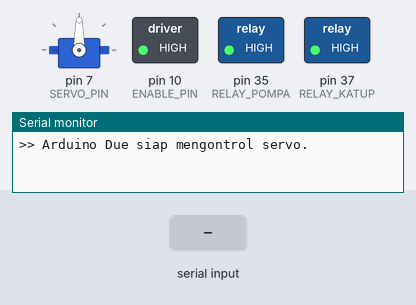
This sketch was run on a simulated Arduino Mega 2560, built with avr-gcc and run on an emulated ATmega2560. On the bench: servo, switched loads named in the sketch (green lamp = pin HIGH), the last lines printed to the serial monitor. The inputs (shaded band) are chosen by the test bench.

Above: at 1.2 s.
1.3 s: "r1\n" received over Serial
At 2.6 s:
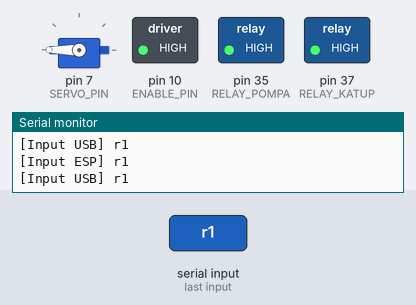
3.7 s: "l1\n" received over the second serial link
At 6.1 s:
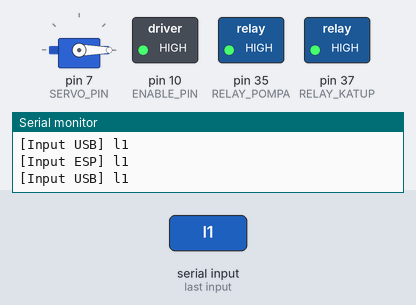
6.7 s: "r1\n" received over the second serial link
At 7.2 s:
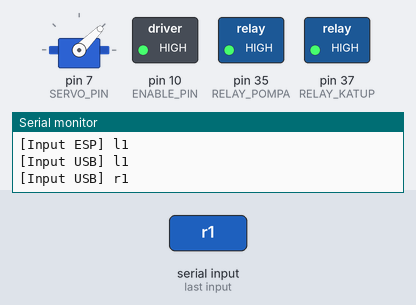
11.3 s: "l1\n" received over Serial
At 11.46 s:
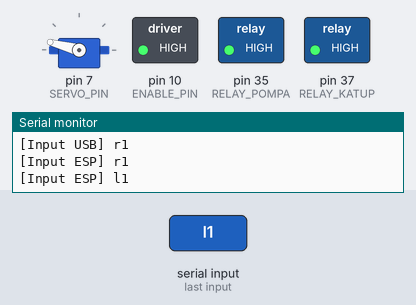
Timing chart, 0 to 14.6 s (numbered marks = the images above; inputs shaded):
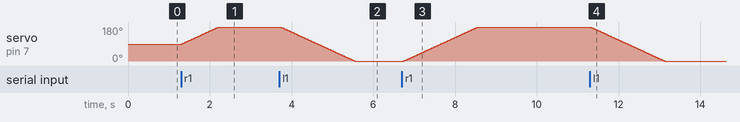

The sketch:

Rangka_Atas.ino
```cpp
#include <AccelStepper.h>

#define DIR_PIN 8
#define STEP_PIN 9
#define ENABLE_PIN 10

#define STEPS_PER_REV 200
#define MICROSTEPPING 16
#define PITCH (47.14 * 2)  // mm per putaran ulir
#define STEPS_PER_MM (STEPS_PER_REV * MICROSTEPPING / PITCH)
#define JARAK 100

AccelStepper stepper(AccelStepper::DRIVER, STEP_PIN, DIR_PIN);

#include <Servo.h>

// === Pin Configuration ===
#define SERVO_PIN 7     // Pin PWM untuk servo
#define TX2_PIN 18       // TX2 (output ke ESP, optional if ESP needs feedback)
#define RX2_PIN 19       // RX2 (input dari ESP)

#define RELAY_POMPA 35
#define RELAY_KATUP 37

Servo myservo;
String input = "";
int pos = 90; // posisi awal (tengah)

void setup() {
  myservo.attach(SERVO_PIN);  // Sambungkan servo
  myservo.write(pos);         // Set posisi awal

  Serial.begin(9600);         // Debugging via USB
  Serial2.begin(9600);        // Komunikasi dengan ESP

  Serial.println(">> Arduino Due siap mengontrol servo.");
  Serial2.println(">> Koneksi berhasil ke Arduino Due.");

  pinMode(RELAY_POMPA, OUTPUT);
  pinMode(RELAY_KATUP, OUTPUT);

  digitalWrite(RELAY_POMPA, 1); // 1 = matikan pompa
  digitalWrite(RELAY_KATUP, 1); // 0 = nyalakan

  pinMode(ENABLE_PIN, OUTPUT);
  digitalWrite(ENABLE_PIN, HIGH);  // Matikan motor saat idle

  stepper.setMaxSpeed(500);
  stepper.setAcceleration(3000);
}

void gerakServo(String perintah) {
  if (perintah == "r1" && pos < 180) {
    for (int i = pos; i <= 180; i++) {
      myservo.write(i);
      delay(10);
    }
    pos = 180;
    Serial2.println("-> Servo ke kanan (180)");
  } else if (perintah == "l1" && pos > 0) {
    for (int i = pos; i >= 0; i--) {
      myservo.write(i);
      delay(10);
    }
    pos = 0;
    Serial2.println("-> Servo ke kiri (0)");
  } else {
    Serial2.println("! Posisi servo sudah di tempat.");
  }
}

void move_distance(float distance) {
    int steps = distance * STEPS_PER_MM;

    digitalWrite(ENABLE_PIN, HIGH);  // Aktifkan motor
    stepper.moveTo(steps);  //

    while (stepper.distanceToGo() != 0) {
        stepper.run();
    }

    digitalWrite(ENABLE_PIN, LOW);  // Matikan motor setelah selesai
}

void lengan(String perintah) {
  if (perintah == "r1" && "circle") {
    move_distance(JARAK);

    Serial2.println("-> Lengan maju");
  }
  else if (perintah == "l1" && "circle") {
    move_distance(-JARAK);

    Serial2.println("-> Lengan mundur");
  }
}

void vakumPompa(String perintah) {
  if (perintah == "r2") {
    digitalWrite(RELAY_POMPA, HIGH);
    delay(5000); // 5 detik
    digitalWrite(RELAY_POMPA, LOW);
    delay(2000); // jeda 2 detik

    Serial2.println("-> Vakum nyala");
  }
  else if (perintah == "l2") {
    digitalWrite(RELAY_KATUP, HIGH);
    delay(5000); // 5 detik
    digitalWrite(RELAY_KATUP, LOW);
    delay(2000); // jeda 2 detik

    Serial2.println("-> Vakum mati");
    }
}

void bacaSerial(HardwareSerial& port) {
  if (port.available()) {
    input = port.readStringUntil('\n');
    input.trim();  // Buang \r atau spasi
  }
    else if (input.length() > 0) {
      Serial.print("[Input ");
      Serial.print(&port == &Serial ? "USB" : "ESP");
      Serial.print("] ");
      Serial.println(input);
      gerakServo(input);
    }
  }

void loop() {
  bacaSerial(Serial);   // dari USB
  bacaSerial(Serial2);  // dari ESP
}
```

Measured:
- after the input at 1.3 s, servo on pin 7 (SERVO_PIN): moves from 90° to 180° over 0.91 s, starting at once
- after the input at 3.7 s, servo on pin 7 (SERVO_PIN): moves from 180° to 0° over 1.8 s, starting at once
- after the input at 6.7 s, servo on pin 7 (SERVO_PIN): moves from 0° to 180° over 1.8 s, starting after 0.05 s
- after the input at 11.3 s, servo on pin 7 (SERVO_PIN): moves from 180° to 0° over 1.8 s, starting at once
